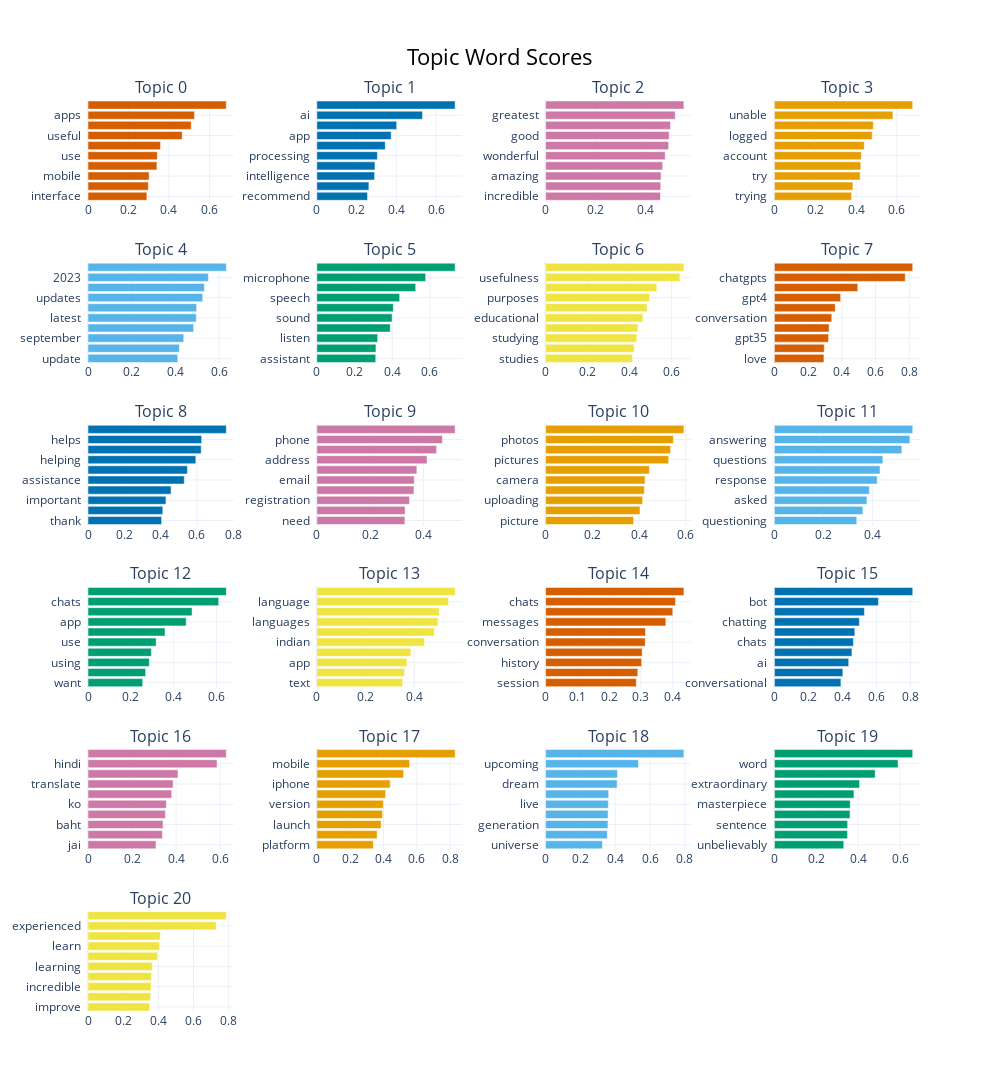

Here is the notebook cell this chart was saved with:
### Code cell
topic_model.visualize_barchart(top_n_topics = 21, n_words = 10)

### Figure 1 — Plotly figure (JSON) as saved in the notebook; plotly's stock layout.template omitted (floating-point values rounded to 4 significant figures)
{"data": [{"marker": {"color": "#D55E00"}, "orientation": "h", "type": "bar", "x": [0.2911, 0.2983, 0.3021, 0.3407, 0.3425, 0.3585, 0.4656, 0.5101, 0.5264, 0.6837], "xaxis": "x", "y": ["interface  ", "recommend  ", "mobile  ", "helpful  ", "use  ", "using  ", "useful  ", "app  ", "apps  ", "application  "], "yaxis": "y"}, {"marker": {"color": "#0072B2"}, "orientation": "h", "type": "bar", "x": [0.2551, 0.2621, 0.2909, 0.2925, 0.3047, 0.3445, 0.3741, 0.4017, 0.5315, 0.6958], "xaxis": "x2", "y": ["recommend  ", "interface  ", "intelligence  ", "assistant  ", "processing  ", "android  ", "app  ", "apps  ", "ai  ", "catgut  "], "yaxis": "y2"}, {"marker": {"color": "#CC79A7"}, "orientation": "h", "type": "bar", "x": [0.4605, 0.4615, 0.4629, 0.4694, 0.4795, 0.4932, 0.4955, 0.5008, 0.5199, 0.5546], "xaxis": "x3", "y": ["incredible  ", "thanks  ", "amazing  ", "improved  ", "wonderful  ", "great  ", "good  ", "excellent  ", "greatest  ", "best  "], "yaxis": "y3"}, {"marker": {"color": "#E69F00"}, "orientation": "h", "type": "bar", "x": [0.3781, 0.3844, 0.4199, 0.4231, 0.4256, 0.4403, 0.4791, 0.4841, 0.5802, 0.6773], "xaxis": "x4", "y": ["trying  ", "restart  ", "try  ", "error  ", "account  ", "tried  ", "logged  ", "password  ", "unable  ", "login  "], "yaxis": "y4"}, {"marker": {"color": "#56B4E9"}, "orientation": "h", "type": "bar", "x": [0.4105, 0.418, 0.4379, 0.4832, 0.4955, 0.4969, 0.5248, 0.5324, 0.5508, 0.6328], "xaxis": "x5", "y": ["update  ", "outdated  ", "september  ", "updating  ", "latest  ", "2022  ", "updates  ", "uptodate  ", "2023  ", "2021  "], "yaxis": "y5"}, {"marker": {"color": "#009E73"}, "orientation": "h", "type": "bar", "x": [0.3126, 0.3138, 0.3227, 0.3898, 0.3996, 0.4061, 0.4395, 0.5246, 0.5774, 0.7338], "xaxis": "x6", "y": ["assistant  ", "speaking  ", "listen  ", "alexa  ", "sound  ", "speak  ", "speech  ", "audio  ", "microphone  ", "voice  "], "yaxis": "y6"}, {"marker": {"color": "#F0E442"}, "orientation": "h", "type": "bar", "x": [0.414, 0.4217, 0.4342, 0.44, 0.4636, 0.4831, 0.4954, 0.5298, 0.6391, 0.6587], "xaxis": "x7", "y": ["studies  ", "study  ", "studying  ", "purpose  ", "educational  ", "student  ", "purposes  ", "students  ", "usefulness  ", "useful  "], "yaxis": "y7"}, {"marker": {"color": "#D55E00"}, "orientation": "h", "type": "bar", "x": [0.2938, 0.2956, 0.3214, 0.3244, 0.3404, 0.361, 0.393, 0.4945, 0.7759, 0.8204], "xaxis": "x8", "y": ["love  ", "conversational  ", "gpt35  ", "conversations  ", "conversation  ", "talking  ", "gpt4  ", "chat  ", "chatgpts  ", "chatgpt  "], "yaxis": "y8"}, {"marker": {"color": "#0072B2"}, "orientation": "h", "type": "bar", "x": [0.4053, 0.4118, 0.4293, 0.4573, 0.5302, 0.5472, 0.5936, 0.6232, 0.626, 0.7616], "xaxis": "x9", "y": ["thank  ", "thanks  ", "important  ", "help  ", "assistance  ", "useful  ", "helping  ", "helped  ", "helps  ", "helpful  "], "yaxis": "y9"}, {"marker": {"color": "#CC79A7"}, "orientation": "h", "type": "bar", "x": [0.3301, 0.331, 0.3475, 0.3639, 0.3652, 0.3748, 0.4129, 0.4489, 0.4707, 0.5183], "xaxis": "x10", "y": ["need  ", "signup  ", "registration  ", "register  ", "email  ", "phones  ", "address  ", "numbers  ", "phone  ", "number  "], "yaxis": "y10"}, {"marker": {"color": "#E69F00"}, "orientation": "h", "type": "bar", "x": [0.3767, 0.4042, 0.4155, 0.4226, 0.4257, 0.4442, 0.5268, 0.5349, 0.5469, 0.5922], "xaxis": "x11", "y": ["picture  ", "features  ", "uploading  ", "upload  ", "camera  ", "photo  ", "pictures  ", "image  ", "photos  ", "images  "], "yaxis": "y11"}, {"marker": {"color": "#56B4E9"}, "orientation": "h", "type": "bar", "x": [0.3355, 0.3603, 0.3769, 0.3868, 0.4188, 0.4304, 0.4418, 0.5192, 0.5521, 0.5635], "xaxis": "x12", "y": ["questioning  ", "ask  ", "asked  ", "gives  ", "response  ", "answer  ", "questions  ", "answered  ", "answering  ", "answers  "], "yaxis": "y12"}, {"marker": {"color": "#009E73"}, "orientation": "h", "type": "bar", "x": [0.2554, 0.269, 0.2862, 0.296, 0.3183, 0.3598, 0.4586, 0.486, 0.6102, 0.6459], "xaxis": "x13", "y": ["want  ", "useful  ", "using  ", "application  ", "use  ", "getting  ", "app  ", "chatty  ", "chats  ", "chat  "], "yaxis": "y13"}, {"marker": {"color": "#F0E442"}, "orientation": "h", "type": "bar", "x": [0.3522, 0.36, 0.3698, 0.3861, 0.4418, 0.4831, 0.4976, 0.5019, 0.5407, 0.5676], "xaxis": "x14", "y": ["text  ", "spelling  ", "app  ", "speak  ", "indian  ", "translate  ", "languages  ", "english  ", "language  ", "hindi  "], "yaxis": "y14"}, {"marker": {"color": "#D55E00"}, "orientation": "h", "type": "bar", "x": [0.2855, 0.2901, 0.3024, 0.304, 0.3135, 0.3144, 0.3784, 0.4003, 0.4087, 0.4354], "xaxis": "x15", "y": ["session  ", "previous  ", "history  ", "recent  ", "conversation  ", "conversations  ", "messages  ", "whatsapp  ", "chats  ", "chat  "], "yaxis": "y15"}, {"marker": {"color": "#0072B2"}, "orientation": "h", "type": "bar", "x": [0.3916, 0.4029, 0.4373, 0.4563, 0.4651, 0.4735, 0.5, 0.5298, 0.6122, 0.8142], "xaxis": "x16", "y": ["conversational  ", "conversation  ", "ai  ", "chatty  ", "chats  ", "bots  ", "chatting  ", "chat  ", "bot  ", "chatbot  "], "yaxis": "y16"}, {"marker": {"color": "#CC79A7"}, "orientation": "h", "type": "bar", "x": [0.3085, 0.3377, 0.3409, 0.3513, 0.3558, 0.3798, 0.3866, 0.4084, 0.5858, 0.6278], "xaxis": "x17", "y": ["jai  ", "language  ", "baht  ", "hi  ", "ko  ", "indian  ", "translate  ", "ka  ", "hindi  ", "hai  "], "yaxis": "y17"}, {"marker": {"color": "#E69F00"}, "orientation": "h", "type": "bar", "x": [0.3387, 0.3616, 0.3856, 0.3942, 0.3991, 0.4129, 0.4403, 0.5209, 0.5571, 0.8296], "xaxis": "x18", "y": ["platform  ", "launching  ", "launch  ", "phone  ", "version  ", "os  ", "iphone  ", "app  ", "mobile  ", "android  "], "yaxis": "y18"}, {"marker": {"color": "#56B4E9"}, "orientation": "h", "type": "bar", "x": [0.3262, 0.3547, 0.3584, 0.3589, 0.3604, 0.3626, 0.411, 0.4127, 0.5335, 0.7949], "xaxis": "x19", "y": ["universe  ", "coming  ", "generation  ", "today  ", "live  ", "gonna  ", "dream  ", "present  ", "upcoming  ", "future  "], "yaxis": "y19"}, {"marker": {"color": "#009E73"}, "orientation": "h", "type": "bar", "x": [0.3313, 0.3492, 0.3499, 0.3613, 0.3623, 0.3801, 0.4067, 0.4815, 0.5908, 0.6608], "xaxis": "x20", "y": ["unbelievably  ", "superb  ", "sentence  ", "exceptional  ", "masterpiece  ", "details  ", "extraordinary  ", "speechless  ", "word  ", "words  "], "yaxis": "y20"}, {"marker": {"color": "#F0E442"}, "orientation": "h", "type": "bar", "x": [0.3512, 0.3559, 0.3586, 0.361, 0.3654, 0.396, 0.4074, 0.4112, 0.7289, 0.7867], "xaxis": "x21", "y": ["improve  ", "extraordinary  ", "incredible  ", "enjoyed  ", "learning  ", "phenomenal  ", "learn  ", "excellent  ", "experienced  ", "experience  "], "yaxis": "y21"}], "layout": {"annotations": [{"font": {"size": 16}, "showarrow": false, "text": "Topic 0", "x": 0.0875, "xanchor": "center", "xref": "paper", "y": 1, "yanchor": "bottom", "yref": "paper"}, {"font": {"size": 16}, "showarrow": false, "text": "Topic 1", "x": 0.3625, "xanchor": "center", "xref": "paper", "y": 1, "yanchor": "bottom", "yref": "paper"}, {"font": {"size": 16}, "showarrow": false, "text": "Topic 2", "x": 0.6375, "xanchor": "center", "xref": "paper", "y": 1, "yanchor": "bottom", "yref": "paper"}, {"font": {"size": 16}, "showarrow": false, "text": "Topic 3", "x": 0.9125, "xanchor": "center", "xref": "paper", "y": 1, "yanchor": "bottom", "yref": "paper"}, {"font": {"size": 16}, "showarrow": false, "text": "Topic 4", "x": 0.0875, "xanchor": "center", "xref": "paper", "y": 0.8222, "yanchor": "bottom", "yref": "paper"}, {"font": {"size": 16}, "showarrow": false, "text": "Topic 5", "x": 0.3625, "xanchor": "center", "xref": "paper", "y": 0.8222, "yanchor": "bottom", "yref": "paper"}, {"font": {"size": 16}, "showarrow": false, "text": "Topic 6", "x": 0.6375, "xanchor": "center", "xref": "paper", "y": 0.8222, "yanchor": "bottom", "yref": "paper"}, {"font": {"size": 16}, "showarrow": false, "text": "Topic 7", "x": 0.9125, "xanchor": "center", "xref": "paper", "y": 0.8222, "yanchor": "bottom", "yref": "paper"}, {"font": {"size": 16}, "showarrow": false, "text": "Topic 8", "x": 0.0875, "xanchor": "center", "xref": "paper", "y": 0.6444, "yanchor": "bottom", "yref": "paper"}, {"font": {"size": 16}, "showarrow": false, "text": "Topic 9", "x": 0.3625, "xanchor": "center", "xref": "paper", "y": 0.6444, "yanchor": "bottom", "yref": "paper"}, {"font": {"size": 16}, "showarrow": false, "text": "Topic 10", "x": 0.6375, "xanchor": "center", "xref": "paper", "y": 0.6444, "yanchor": "bottom", "yref": "paper"}, {"font": {"size": 16}, "showarrow": false, "text": "Topic 11", "x": 0.9125, "xanchor": "center", "xref": "paper", "y": 0.6444, "yanchor": "bottom", "yref": "paper"}, {"font": {"size": 16}, "showarrow": false, "text": "Topic 12", "x": 0.0875, "xanchor": "center", "xref": "paper", "y": 0.4667, "yanchor": "bottom", "yref": "paper"}, {"font": {"size": 16}, "showarrow": false, "text": "Topic 13", "x": 0.3625, "xanchor": "center", "xref": "paper", "y": 0.4667, "yanchor": "bottom", "yref": "paper"}, {"font": {"size": 16}, "showarrow": false, "text": "Topic 14", "x": 0.6375, "xanchor": "center", "xref": "paper", "y": 0.4667, "yanchor": "bottom", "yref": "paper"}, {"font": {"size": 16}, "showarrow": false, "text": "Topic 15", "x": 0.9125, "xanchor": "center", "xref": "paper", "y": 0.4667, "yanchor": "bottom", "yref": "paper"}, {"font": {"size": 16}, "showarrow": false, "text": "Topic 16", "x": 0.0875, "xanchor": "center", "xref": "paper", "y": 0.2889, "yanchor": "bottom", "yref": "paper"}, {"font": {"size": 16}, "showarrow": false, "text": "Topic 17", "x": 0.3625, "xanchor": "center", "xref": "paper", "y": 0.2889, "yanchor": "bottom", "yref": "paper"}, {"font": {"size": 16}, "showarrow": false, "text": "Topic 18", "x": 0.6375, "xanchor": "center", "xref": "paper", "y": 0.2889, "yanchor": "bottom", "yref": "paper"}, {"font": {"size": 16}, "showarrow": false, "text": "Topic 19", "x": 0.9125, "xanchor": "center", "xref": "paper", "y": 0.2889, "yanchor": "bottom", "yref": "paper"}, {"font": {"size": 16}, "showarrow": false, "text": "Topic 20", "x": 0.0875, "xanchor": "center", "xref": "paper", "y": 0.1111, "yanchor": "bottom", "yref": "paper"}], "height": 1500, "hoverlabel": {"bgcolor": "white", "font": {"family": "Rockwell", "size": 16}}, "showlegend": false, "title": {"font": {"color": "Black", "size": 22}, "text": "Topic Word Scores", "x": 0.5, "xanchor": "center", "yanchor": "top"}, "width": 1000, "xaxis": {"anchor": "y", "domain": [0, 0.175], "showgrid": true}, "xaxis10": {"anchor": "y10", "domain": [0.275, 0.45], "showgrid": true}, "xaxis11": {"anchor": "y11", "domain": [0.55, 0.725], "showgrid": true}, "xaxis12": {"anchor": "y12", "domain": [0.825, 1], "showgrid": true}, "xaxis13": {"anchor": "y13", "domain": [0, 0.175], "showgrid": true}, "xaxis14": {"anchor": "y14", "domain": [0.275, 0.45], "showgrid": true}, "xaxis15": {"anchor": "y15", "domain": [0.55, 0.725], "showgrid": true}, "xaxis16": {"anchor": "y16", "domain": [0.825, 1], "showgrid": true}, "xaxis17": {"anchor": "y17", "domain": [0, 0.175], "showgrid": true}, "xaxis18": {"anchor": "y18", "domain": [0.275, 0.45], "showgrid": true}, "xaxis19": {"anchor": "y19", "domain": [0.55, 0.725], "showgrid": true}, "xaxis2": {"anchor": "y2", "domain": [0.275, 0.45], "showgrid": true}, "xaxis20": {"anchor": "y20", "domain": [0.825, 1], "showgrid": true}, "xaxis21": {"anchor": "y21", "domain": [0, 0.175], "showgrid": true}, "xaxis22": {"anchor": "y22", "domain": [0.275, 0.45], "showgrid": true}, "xaxis23": {"anchor": "y23", "domain": [0.55, 0.725], "showgrid": true}, "xaxis24": {"anchor": "y24", "domain": [0.825, 1], "showgrid": true}, "xaxis3": {"anchor": "y3", "domain": [0.55, 0.725], "showgrid": true}, "xaxis4": {"anchor": "y4", "domain": [0.825, 1], "showgrid": true}, "xaxis5": {"anchor": "y5", "domain": [0, 0.175], "showgrid": true}, "xaxis6": {"anchor": "y6", "domain": [0.275, 0.45], "showgrid": true}, "xaxis7": {"anchor": "y7", "domain": [0.55, 0.725], "showgrid": true}, "xaxis8": {"anchor": "y8", "domain": [0.825, 1], "showgrid": true}, "xaxis9": {"anchor": "y9", "domain": [0, 0.175], "showgrid": true}, "yaxis": {"anchor": "x", "domain": [0.8889, 1], "showgrid": true}, "yaxis10": {"anchor": "x10", "domain": [0.5333, 0.6444], "showgrid": true}, "yaxis11": {"anchor": "x11", "domain": [0.5333, 0.6444], "showgrid": true}, "yaxis12": {"anchor": "x12", "domain": [0.5333, 0.6444], "showgrid": true}, "yaxis13": {"anchor": "x13", "domain": [0.3556, 0.4667], "showgrid": true}, "yaxis14": {"anchor": "x14", "domain": [0.3556, 0.4667], "showgrid": true}, "yaxis15": {"anchor": "x15", "domain": [0.3556, 0.4667], "showgrid": true}, "yaxis16": {"anchor": "x16", "domain": [0.3556, 0.4667], "showgrid": true}, "yaxis17": {"anchor": "x17", "domain": [0.1778, 0.2889], "showgrid": true}, "yaxis18": {"anchor": "x18", "domain": [0.1778, 0.2889], "showgrid": true}, "yaxis19": {"anchor": "x19", "domain": [0.1778, 0.2889], "showgrid": true}, "yaxis2": {"anchor": "x2", "domain": [0.8889, 1], "showgrid": true}, "yaxis20": {"anchor": "x20", "domain": [0.1778, 0.2889], "showgrid": true}, "yaxis21": {"anchor": "x21", "domain": [0, 0.1111], "showgrid": true}, "yaxis22": {"anchor": "x22", "domain": [0, 0.1111], "showgrid": true}, "yaxis23": {"anchor": "x23", "domain": [0, 0.1111], "showgrid": true}, "yaxis24": {"anchor": "x24", "domain": [0, 0.1111], "showgrid": true}, "yaxis3": {"anchor": "x3", "domain": [0.8889, 1], "showgrid": true}, "yaxis4": {"anchor": "x4", "domain": [0.8889, 1], "showgrid": true}, "yaxis5": {"anchor": "x5", "domain": [0.7111, 0.8222], "showgrid": true}, "yaxis6": {"anchor": "x6", "domain": [0.7111, 0.8222], "showgrid": true}, "yaxis7": {"anchor": "x7", "domain": [0.7111, 0.8222], "showgrid": true}, "yaxis8": {"anchor": "x8", "domain": [0.7111, 0.8222], "showgrid": true}, "yaxis9": {"anchor": "x9", "domain": [0.5333, 0.6444], "showgrid": true}}}
